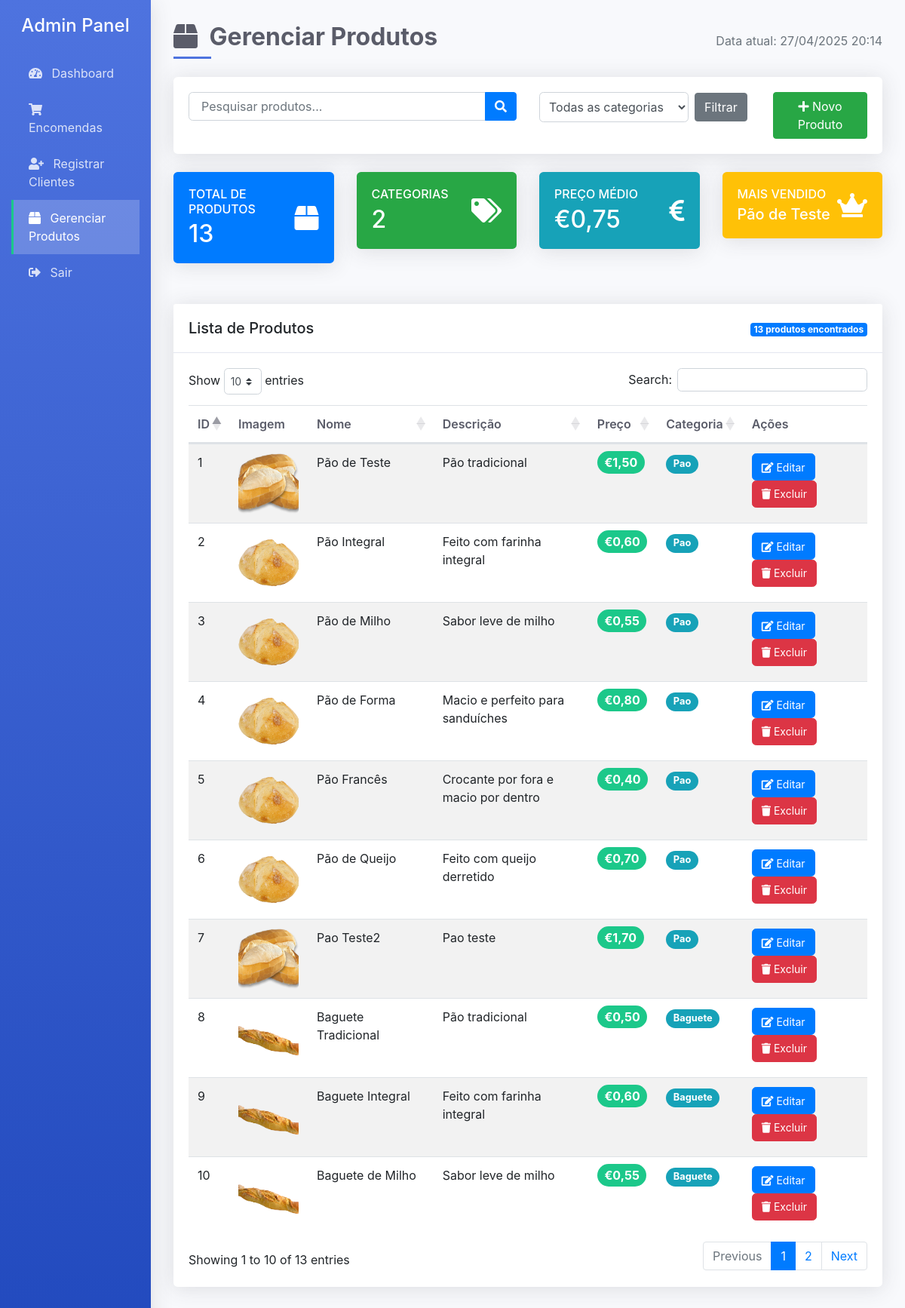
The app's page /admin/produtosg.php (signed in), older data.
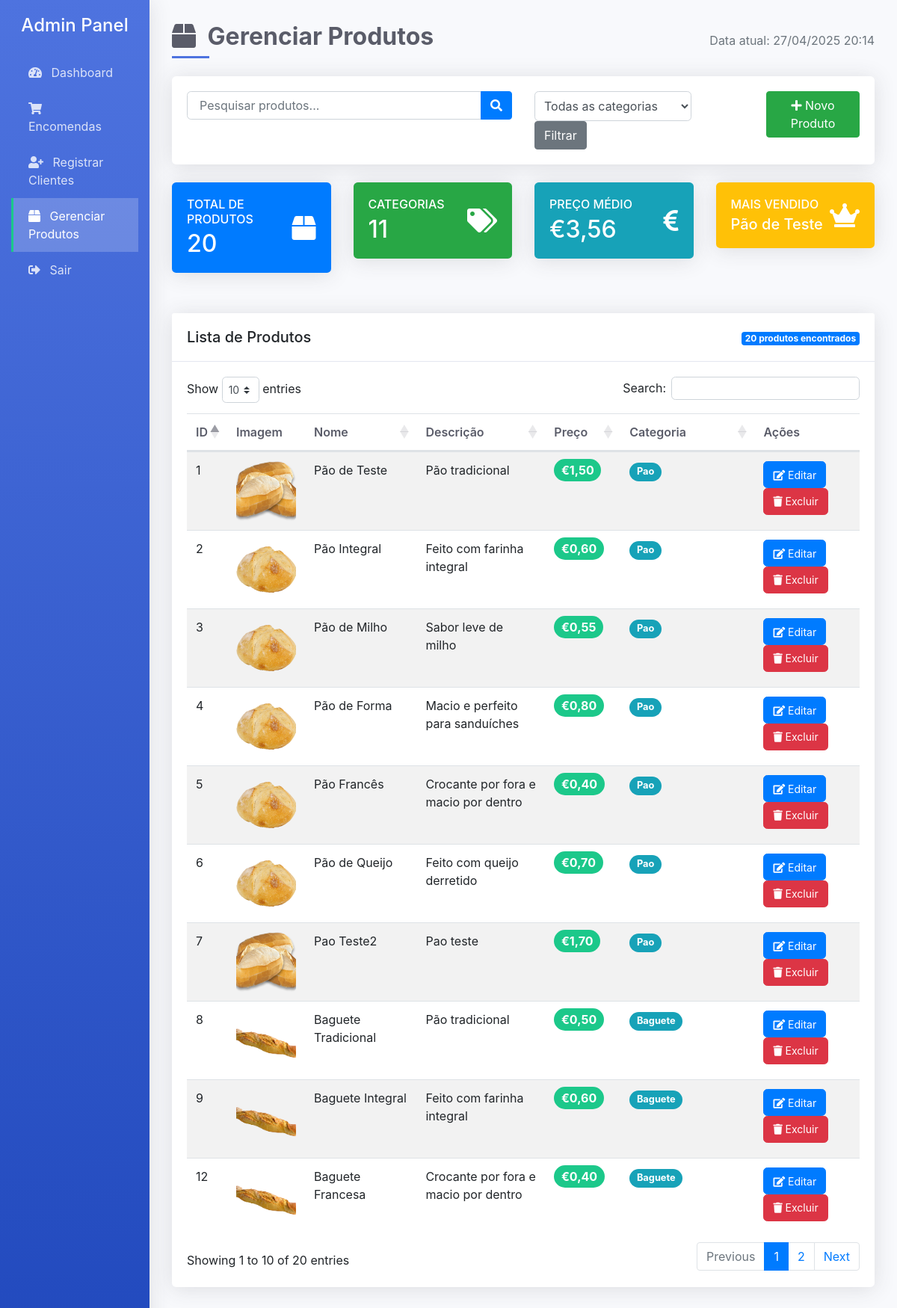
The same page, newer data.
### tables this page shows
CREATE TABLE IF NOT EXISTS `produtos` (
  `id` int(11) NOT NULL AUTO_INCREMENT,
  `nome` varchar(100) NOT NULL,
  `descricao` text DEFAULT NULL,
  `preco` decimal(10,2) NOT NULL,
  `imagem` varchar(255) DEFAULT NULL,
  `categoria` varchar(50) DEFAULT NULL,
  PRIMARY KEY (`id`)
);

### admin/produtosg.php (the view, shortened to what the rows shown need)
<?php
require_once 'config.php';
$search = '';
$categoria_filtro = '';
class ProdutoManager {
    private $conn;
    public function __construct($conn) {
        $this->conn = $conn;
        $this->upload_dir = "../img/";
    }
    public function getCategorias() {
        $categorias = [];
        $query = "SELECT DISTINCT categoria FROM produtos WHERE categoria IS NOT NULL AND categoria != '' ORDER BY categoria";
        $result = $this->conn->query($query);
        if ($result) {
            while ($row = $result->fetch_assoc()) {
                $categorias[] = $row['categoria'];
            }
        }
        return $categorias;
    }
    public function buscarProdutos($search = '', $categoria = '') {
        $produtos = [];
        $sql = "SELECT p.*,
                (SELECT COUNT(*) FROM itens_compra ic WHERE ic.produto_id = p.id) as vendas_count
                FROM produtos p WHERE 1=1";
        $sql .= " ORDER BY p.categoria, p.nome";
        $stmt = $this->conn->prepare($sql);
        $stmt->execute();
        $result = $stmt->get_result();
        while ($row = $result->fetch_assoc()) {
            $produtos[] = $row;
        }
        return $produtos;
    }
}
$produtoManager = new ProdutoManager($conn);
$categorias = $produtoManager->getCategorias();
$produtos = $produtoManager->buscarProdutos($search, $categoria_filtro);
?>
<!DOCTYPE html>
<html lang="pt">
<head>
    <link rel="stylesheet" href="https://stackpath.bootstrapcdn.com/bootstrap/4.5.2/css/bootstrap.min.css">
    <link rel="stylesheet" href="https://cdnjs.cloudflare.com/ajax/libs/font-awesome/5.15.1/css/all.min.css">
    <link rel="stylesheet" href="https://cdn.datatables.net/1.11.5/css/dataTables.bootstrap4.min.css">
</head>
<body>
    <div class="container-fluid">
        <div class="row">
            <div class="col-md-10 content">
                <div class="d-flex justify-content-between align-items-center mb-4">
                    <h2 class="section-title mb-0"><i class="fas fa-box mr-2"></i> Gerenciar Produtos</h2>
                </div>
                <div class="row mb-4">
                    <div class="col-md-3">
                        <div class="card bg-primary text-white">
                            <div class="card-body">
                                <div class="d-flex justify-content-between align-items-center">
                                    <div>
                                        <h2 class="mb-0"><?php echo count($produtos); ?></h2>
                                    </div>
                                </div>
                            </div>
                        </div>
                    </div>
                    <div class="col-md-3">
                        <div class="card bg-success text-white">
                            <div class="card-body">
                                <div class="d-flex justify-content-between align-items-center">
                                    <div>
                                        <h2 class="mb-0"><?php echo count($categorias); ?></h2>
                                    </div>
                                </div>
                            </div>
                        </div>
                    </div>
                    <div class="col-md-3">
                        <div class="card bg-info text-white">
                            <div class="card-body">
                                <div class="d-flex justify-content-between align-items-center">
                                    <div>
                                        <h2 class="mb-0">
                                            <?php
                                            $total = 0;
                                            foreach ($produtos as $p) {
                                                $total += $p['preco'];
                                            }
                                            echo count($produtos) > 0 ? '€' . number_format($total / count($produtos), 2, ',', '.') : '€0,00';
                                            ?>
                                        </h2>
                                    </div>
                                </div>
                            </div>
                        </div>
                    </div>
                    <div class="col-md-3">
                        <div class="card bg-warning text-white">
                            <div class="card-body">
                                <div class="d-flex justify-content-between align-items-center">
                                    <div>
                                        <h6 class="text-uppercase mb-1">Mais Vendido</h6>
                                        <?php
                                        $mais_vendido = null;
                                        $max_vendas = 0;
                                        foreach ($produtos as $p) {
                                            if (isset($p['vendas_count']) && $p['vendas_count'] > $max_vendas) {
                                                $mais_vendido = $p;
                                                $max_vendas = $p['vendas_count'];
                                            }
                                        }
                                        ?>
                                        <h5 class="mb-0">
                                            <?php echo $mais_vendido ? htmlspecialchars(substr($mais_vendido['nome'], 0, 15)) . (strlen($mais_vendido['nome']) > 15 ? '...' : '') : 'N/A'; ?>
                                        </h5>
                                    </div>
                                </div>
                            </div>
                        </div>
                    </div>
                </div>
                <div class="card">
                    <div class="card-body">
                        <?php if (count($produtos) > 0): ?>
                            <div class="table-responsive">
                                <table class="table table-striped" id="produtosTable">
                                    <thead>
                                        <tr>
                                            <th width="5%">ID</th>
                                            <th width="10%">Imagem</th>
                                            <th width="20%">Nome</th>
                                            <th width="25%">Descrição</th>
                                            <th width="10%">Preço</th>
                                            <th width="10%">Categoria</th>
                                            <th width="20%">Ações</th>
                                        </tr>
                                    </thead>
                                    <tbody>
                                        <?php foreach ($produtos as $produto): ?>
                                            <tr class="product-card">
                                                <td><?php echo $produto['id']; ?></td>
                                                <td>
                                                    <img src="<?php echo htmlspecialchars($produto['imagem']); ?>"
                                                         alt="<?php echo htmlspecialchars($produto['nome']); ?>"
                                                         class="product-img"
                                                         data-toggle="tooltip"
                                                         title="<?php echo htmlspecialchars($produto['nome']); ?>">
                                                </td>
                                                <td><?php echo htmlspecialchars($produto['nome']); ?></td>
                                                <td><?php echo htmlspecialchars(substr($produto['descricao'], 0, 50) . (strlen($produto['descricao']) > 50 ? '...' : '')); ?></td>
                                                <td><span class="price-tag">€<?php echo number_format($produto['preco'], 2, ',', '.'); ?></span></td>
                                                <td>
                                                    <span class="badge badge-info categoria-badge">
                                                        <?php echo htmlspecialchars(ucfirst($produto['categoria'])); ?>
                                                    </span>
                                                </td>
                                                <td>
                                                    <button type="button" class="btn btn-sm btn-primary btn-action"
                                                            data-toggle="modal"
                                                            data-target="#editProdutoModal"
                                                            data-id="<?php echo $produto['id']; ?>"
                                                            data-nome="<?php echo htmlspecialchars($produto['nome']); ?>"
                                                            data-descricao="<?php echo htmlspecialchars($produto['descricao']); ?>"
                                                            data-preco="<?php echo $produto['preco']; ?>"
                                                            data-categoria="<?php echo htmlspecialchars($produto['categoria']); ?>"
                                                            data-imagem="<?php echo htmlspecialchars($produto['imagem']); ?>">
                                                        <i class="fas fa-edit"></i> Editar
                                                    </button>
                                                    <button type="button" class="btn btn-sm btn-danger btn-action"
                                                            data-toggle="modal"
                                                            data-target="#deleteProdutoModal"
                                                            data-id="<?php echo $produto['id']; ?>"
                                                            data-nome="<?php echo htmlspecialchars($produto['nome']); ?>">
                                                        <i class="fas fa-trash"></i> Excluir
                                                    </button>
                                                </td>
                                            </tr>
                                        <?php endforeach; ?>
                                    </tbody>
                                </table>
                            </div>
                        <?php endif; ?>
                    </div>
                </div>
            </div>
        </div>
    </div>
</body>
</html>

Row changes from the older to the newer data that the page shows:
removed produtos: id "10", imagem (picture), nome "Baguete de Milho", descricao "Sabor leve de milho", preco "0,55", categoria "Baguete"
now on this page (row unchanged): produtos: id "12", imagem (picture), nome "Baguete Francesa", descricao "Crocante por fora e macio por dentro", preco "0,40", categoria "Baguete"
Text that changed along with them:
count($produtos): "13" → "20"
count($categorias): "2" → "11"
$total / count($produtos): "0,75" → "3,56"
text written by a page script: "Show entries Search: Showing 1 to 10 of 13 entries Previous 1 2 Next" → "Show entries Search: Showing 1 to 10 of 20 entries Previous 1 2 Next"
